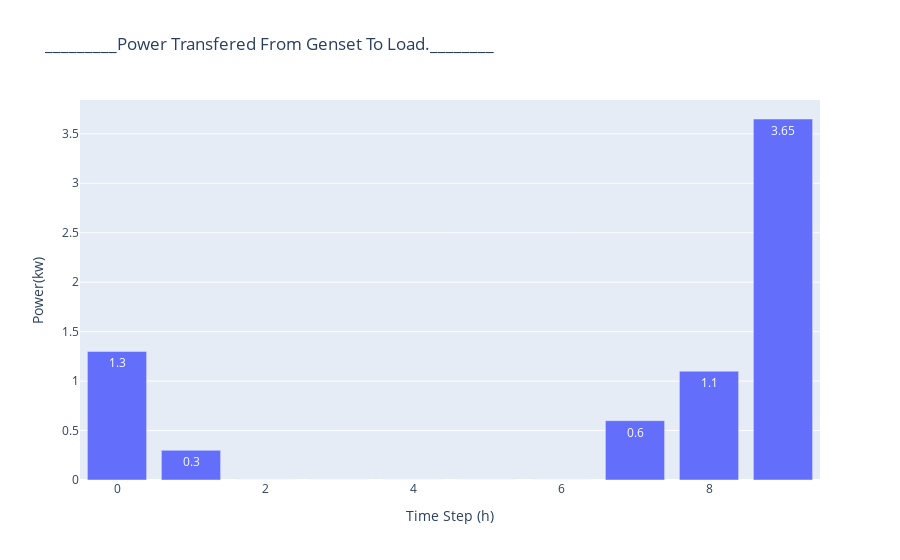

Notebook source saved alongside this figure:
### Markdown cell above
### Realised power from genset to load.

### Code cell
P_to_load_dframe = {
             "Power from Genset to laod.": P_load_list,
             'Scale' : P_load_list}

P_to_load_df = pd.DataFrame(P_to_load_dframe)


fig = px.bar(P_to_load_df, x = V_steps,
             y = P_load_list,
             title = '_________Power Transfered From Genset To Load.________',
             labels = dict(x = "Time Step (h)", y = "Power(kw)"), text_auto = True)
#Image(fig.to_image(format='png', width=1500, height=350, scale=3), embed=True)
fig.show()

### Figure 1 — Plotly figure (JSON) as saved in the notebook; plotly's stock layout.template omitted (floating-point values rounded to 4 significant figures)
{"data": [{"alignmentgroup": "True", "hovertemplate": "Time Step (h)=%{x}<br>Power(kw)=%{y}<extra></extra>", "legendgroup": "", "marker": {"color": "#636efa", "pattern": {"shape": ""}}, "name": "", "offsetgroup": "", "orientation": "v", "showlegend": false, "textposition": "auto", "texttemplate": "%{y}", "type": "bar", "x": [0, 1, 2, 3, 4, 5, 6, 7, 8, 9], "xaxis": "x", "y": [1.3, 0.3, 0, 0, 0, 0, 0, 0.6, 1.1, 3.65], "yaxis": "y"}], "layout": {"barmode": "relative", "legend": {"tracegroupgap": 0}, "title": {"text": "_________Power Transfered From Genset To Load.________"}, "xaxis": {"anchor": "y", "domain": [0, 1], "title": {"text": "Time Step (h)"}}, "yaxis": {"anchor": "x", "domain": [0, 1], "title": {"text": "Power(kw)"}}}}
